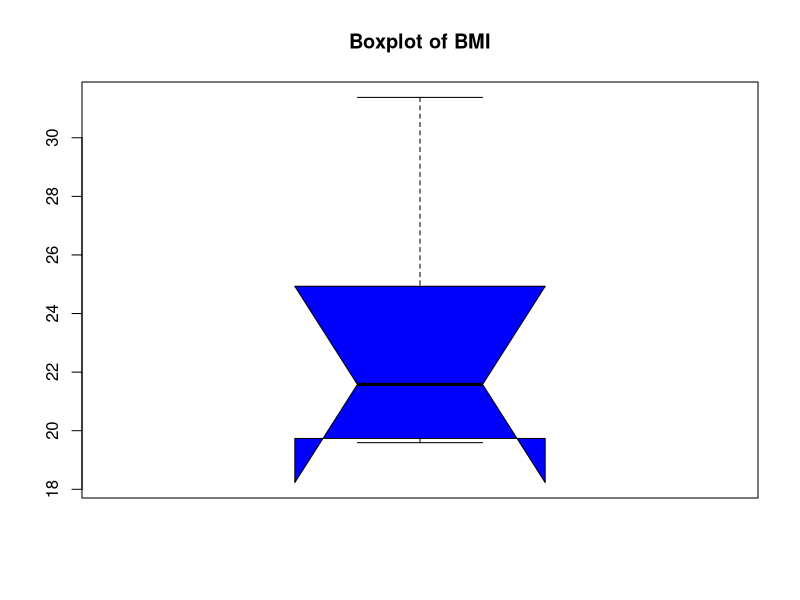
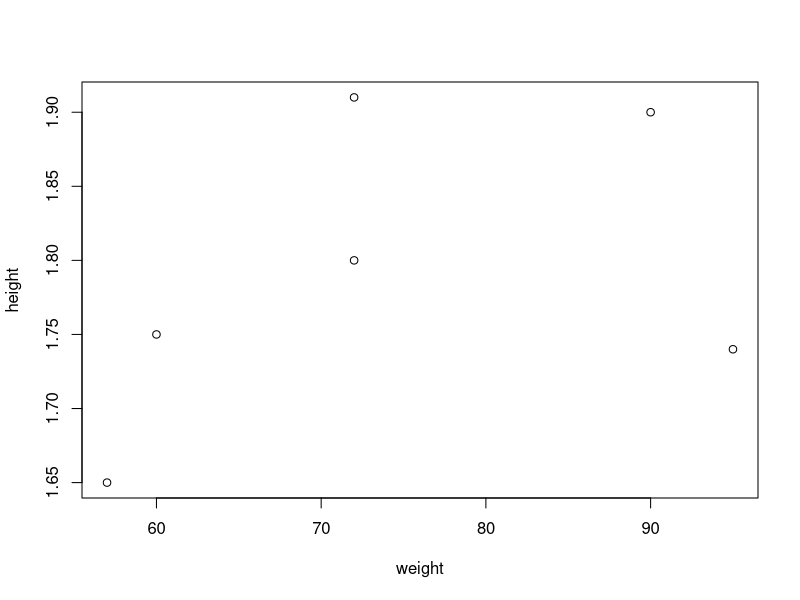

Here is the R script that generated these plots, in order:
weight = c(60, 72, 57, 90, 95, 72)
height = c(1.75, 1.80, 1.65, 1.90, 1.74, 1.91)

bmi = weight / (height * height)
round(bmi, 2)
boxplot(bmi,
        col='blue',
        main='Boxplot of BMI',
        notch=TRUE)
plot(weight, height)
cor(weight, height)
